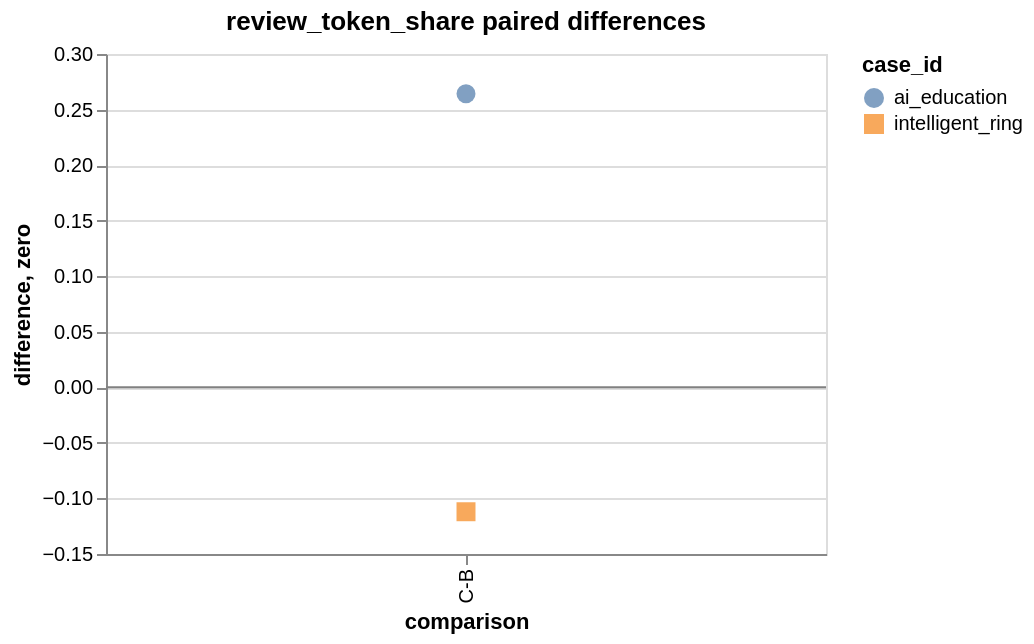

Vega-Lite specification stored for this chart:
### Vega-Lite specification from a JSON file in a GitHub repository (floating-point values rounded to 4 significant figures)
{"config": {"view": {"continuousWidth": 300, "continuousHeight": 300}}, "layer": [{"data": {"values": [{"case_id": "ai_education", "comparison": "C-B", "difference": 0.2643}, {"case_id": "intelligent_ring", "comparison": "C-B", "difference": -0.112}]}, "mark": {"type": "point", "filled": true, "size": 90}, "encoding": {"color": {"field": "case_id", "type": "nominal"}, "shape": {"field": "case_id", "type": "nominal"}, "tooltip": [{"field": "case_id", "type": "nominal"}, {"field": "comparison", "type": "nominal"}, {"field": "difference", "type": "quantitative"}], "x": {"field": "comparison", "sort": ["B-A", "C-B", "C-D"], "type": "nominal"}, "y": {"field": "difference", "type": "quantitative"}}, "title": "review_token_share paired differences"}, {"data": {"values": [{"zero": 0}]}, "mark": {"type": "rule", "color": "gray"}, "encoding": {"y": {"field": "zero", "type": "quantitative"}}}], "height": 250, "width": 360, "$schema": "https://vega.github.io/schema/vega-lite/v6.4.1.json"}
